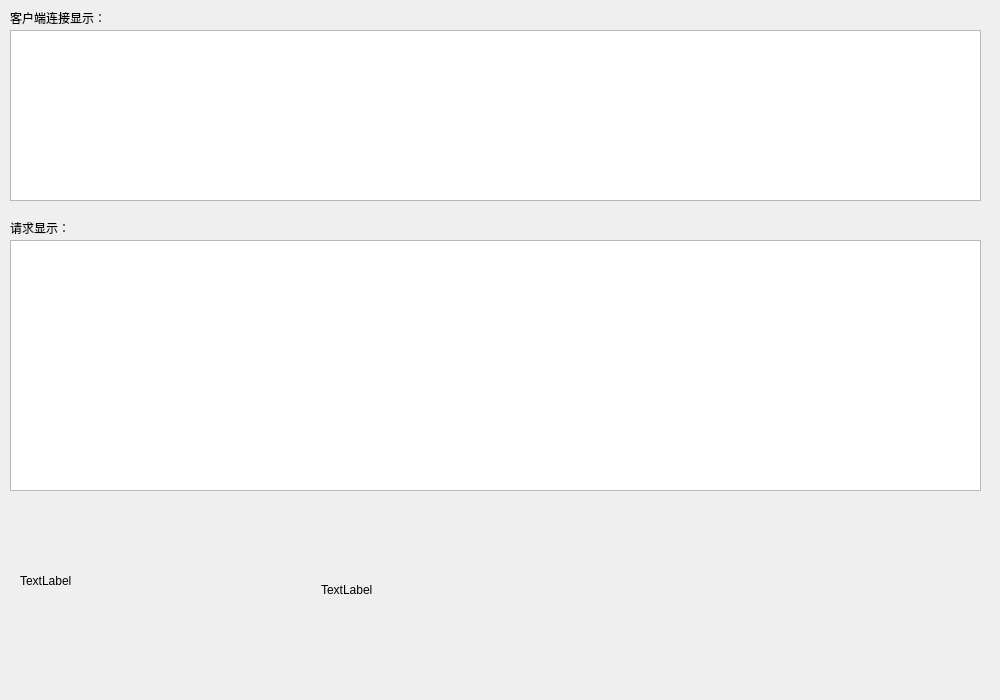
<?xml version="1.0" encoding="UTF-8"?>
<ui version="4.0">
 <class>Server</class>
 <widget class="QWidget" name="Server">
  <property name="geometry">
   <rect>
    <x>0</x>
    <y>0</y>
    <width>1000</width>
    <height>700</height>
   </rect>
  </property>
  <property name="windowTitle">
   <string>Server</string>
  </property>
  <widget class="QTextEdit" name="textEdit_linkshow">
   <property name="geometry">
    <rect>
     <x>10</x>
     <y>30</y>
     <width>971</width>
     <height>171</height>
    </rect>
   </property>
  </widget>
  <widget class="QTextEdit" name="textEdit_requireshow">
   <property name="geometry">
    <rect>
     <x>10</x>
     <y>240</y>
     <width>971</width>
     <height>251</height>
    </rect>
   </property>
  </widget>
  <widget class="QLabel" name="label">
   <property name="geometry">
    <rect>
     <x>10</x>
     <y>10</y>
     <width>171</width>
     <height>16</height>
    </rect>
   </property>
   <property name="text">
    <string>客户端连接显示：</string>
   </property>
  </widget>
  <widget class="QLabel" name="label_2">
   <property name="geometry">
    <rect>
     <x>10</x>
     <y>220</y>
     <width>181</width>
     <height>16</height>
    </rect>
   </property>
   <property name="text">
    <string>请求显示：</string>
   </property>
  </widget>
  <widget class="QLabel" name="label_3">
   <property name="geometry">
    <rect>
     <x>20</x>
     <y>530</y>
     <width>281</width>
     <height>101</height>
    </rect>
   </property>
   <property name="text">
    <string>TextLabel</string>
   </property>
  </widget>
  <widget class="QLabel" name="label_4">
   <property name="geometry">
    <rect>
     <x>321</x>
     <y>534</y>
     <width>271</width>
     <height>111</height>
    </rect>
   </property>
   <property name="text">
    <string>TextLabel</string>
   </property>
  </widget>
 </widget>
 <layoutdefault spacing="6" margin="11"/>
 <resources/>
 <connections/>
</ui>
